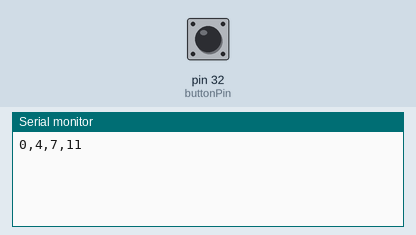
This sketch was run on a simulated Teensy 4. On the bench: the last lines printed to the serial monitor. Inputs (shaded band) come from the test bench; at power-on: pin 32 (buttonPin) LOW.

Above: at 1.2 s.
1.3 s: pin 32 (buttonPin) pulled HIGH for 0.15 s
At 2.2 s:
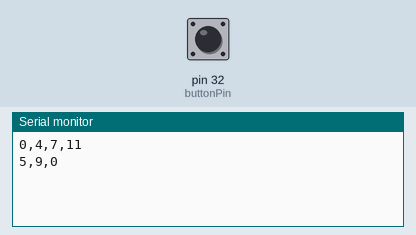
2.9 s: pin 32 (buttonPin) pulled HIGH for 1 s
At 3.5 s:
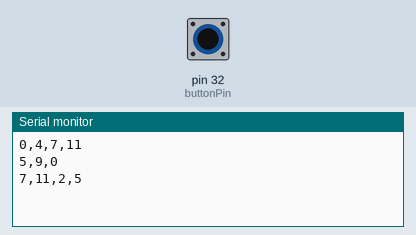

The sketch:

sketch_nov08a.ino
```cpp
#include <MIDI.h>
#include "BetterButton.h"
#include "Arduino.h"
#include "Chord.h"

unsigned long lastStepTime = 0;
int tempo = 1000;
int chordCounter = 0;
int buttonPin = 32;
BetterButton btn1(buttonPin, 1);

Chord C("Maj", "C", "7");
Chord x("Maj", "F");
Chord y("Maj", "G", "b7");
String temp = "";

Chord chordList[] = {C, x, y};


void setup() {
  Serial.begin(9600);
  pinMode(buttonPin, INPUT);
  btn1.pressHandler(onPress);
  btn1.releaseHandler(onRelease);
  int counter = 0;
  for (int i = 0; i < chordList[chordCounter].NUMNOTES; i++) {

    temp = String(chordList[chordCounter].noteArray[i]);
    Serial.print(temp);
    temp = "";
    if (counter < chordList[chordCounter].NUMNOTES - 1) {
      Serial.print(",");
      counter++;
    }
  }
  Serial.println();

}


void loop() {
  btn1.process();
  playChords(chordCounter);

  //  Serial.println("hi");
  //  for (int i = 0; i < 4; i++) {
  //    temp = String(C.noteArray[i]);
  //    Serial.print(temp);
  //    Serial.print(",");
  //    temp = "";
  //  }
  //  Serial.println();


}

void playChords(int j) {
  if (millis() > lastStepTime + tempo) {
    for (int i = 0; i < chordList[j].NUMNOTES; i++) {
      usbMIDI.sendNoteOff(chordList[j].noteArray[i] + 48, 0, 1);
    }

    for (int i = 0; i < chordList[j].NUMNOTES; i++) {
      usbMIDI.sendNoteOn(chordList[j].noteArray[i] + 48, 127, 1);


    }
    lastStepTime = millis();
  }
}


void onPress(int buttonNum) {
 int counter=0;
  //  Serial.println(chordCounter);

  if (chordCounter + 1 > 2)
    chordCounter = 0;
  else chordCounter++;

  for (int i = 0; i < chordList[chordCounter].NUMNOTES; i++) {

    temp = String(chordList[chordCounter].noteArray[i]);
    Serial.print(temp);
    temp = "";
    if (counter < chordList[chordCounter].NUMNOTES - 1) {
      Serial.print(",");
      counter++;
    }
  }
  Serial.println();

}

void onRelease(int buttonNum) {
  //  Serial.println(" off");
}
```

BetterButton.cpp
```cpp
#include "Arduino.h"
#include "BetterButton.h"

BetterButton::BetterButton(int _buttonPin, int _buttonNum)
{
  buttonPin = _buttonPin;
  buttonNum = _buttonNum;
  buttonState = 0;
  lastButtonState = 0;

  pinMode(buttonPin, INPUT);

  lastCheck = 0;
  checkInt = 100;
}

void BetterButton::process()
{
  if (millis() < lastCheck + checkInt) return;

  lastCheck = millis();

  lastButtonState = buttonState;
  buttonState = digitalRead(buttonPin);

  if (lastButtonState == LOW && buttonState == HIGH) {
    pressCallback(buttonNum);
  }
  if (lastButtonState == HIGH && buttonState == LOW) {
    releaseCallback(buttonNum);
  }
}

int BetterButton::returner(){
  return 22;
}

void BetterButton::pressHandler(void (*f)(int))    //button down
{
  pressCallback = *f;
}

void BetterButton::releaseHandler(void (*f)(int))  //button release
{
  releaseCallback = *f;
}
```

BetterButton.h
```cpp
#ifndef Buttons_h
#define Buttons_h

#include "Arduino.h"

class BetterButton
{
  public:
    BetterButton(int _buttonPin, int _buttonNum);
    int returner();
    void process();
    void pressHandler(void (*f)(int));
    void releaseHandler(void (*f)(int));
    void (*pressCallback)(int);
    void (*releaseCallback)(int);

    int buttonNum;
    int buttonPin;
    bool firstCheck;
    bool buttonState;
    bool lastButtonState;
    unsigned long lastCheck;
    int checkInt;

  private:
};

#endif
```

Chord.cpp
```cpp
#include "Chord.h"

Chord::Chord(String q, String r) {
  NUMNOTES = 3;
  root = r;
  rootNum = note2Num(root);
  String rootLetter = root;
  noteArray = new int[NUMNOTES];
  noteArray[0] = rootNum;
  noteArray[1] = findThird(rootNum, q);
  noteArray[2] = findFifth(rootNum, q);
}


Chord::Chord(String q, String r, String sus) {
  NUMNOTES = 3;
  root = r;
  rootNum = note2Num(root);
  String rootLetter = root;
  suspensions = findNumOfSus(sus);
  NUMNOTES += suspensions;
  noteArray = new int[NUMNOTES];
  noteArray[0] = rootNum;
  noteArray[1] = findThird(rootNum, q);
  noteArray[2] = findFifth(rootNum, q);
  //  Serial.println(noteArray[2]);
  findSusNums(sus);

}


int Chord::note2Num(String note) {
  int noteNum = 0;

  if (note == "C")
    noteNum = 0;
  else if (note == "C#" || note == "Db")
    noteNum = 1;
  else if (note == "D")
    noteNum = 2;
  else if (note == "D#" || note == "Eb")
    noteNum = 3;
  else if (note == "E")
    noteNum = 4;
  else if (note == "F")
    noteNum = 5;
  else if (note == "F#" || note == "Gb")
    noteNum = 6;
  else if (note == "G")
    noteNum = 7;
  else if (note == "G#" || note == "Ab")
    noteNum = 8;
  else if (note == "A")
    noteNum = 9;
  else if (note == "A#" || note == "Bb")
    noteNum = 10;
  else if (note == "B")
    noteNum = 11;
  return noteNum;
}

int Chord::findThird(int root, String q) {
  int mod = 0;
  if (q.equals("Maj")) {
    mod = 0;
  } else if (q.equals("min")) {
    mod = -1;
  } else if (q.equals("dim")) {
    mod = -1;
  }

  if (rootNum + 4 > 11 + mod) {
    return rootNum - 8 - mod;
  } else
    return rootNum + 4 + mod;
}

int Chord::findFifth(int root, String q) {
  int mod = 0;
  if (q.equals("Maj")) {
    mod = 0;
  } else if (q.equals("min")) {
    mod = 0;
  } else if (q.equals("dim")) {
    mod = -1;
  }

  if (rootNum + 7 +mod> 11) {
    return rootNum - 5 - mod;
  } else
    return rootNum + 7 + mod;
}


int Chord::findNumOfSus(String s) {
  int counter = 0;
  for (int i = 0; i < s.length(); i++) {
    if (s.charAt(i) == ',') {
      counter++;
    }
  }
  return counter + 1;
}

int Chord::getNoteInArray(int i) {
  return noteArray[i];
}

void Chord::findSusNums(String s) {
  int mod;
  String temp = "";
  int tempNum;
  int susCounter = 3;
  String susArray[suspensions];
  int arrayCounter = 0;


  //MAKES ARRAY OF SUSPENSIONS
  for (int i = 0; i < s.length() + 1; i++) {

    if (s.charAt(i) != ',') {

      temp += s.charAt(i);

    }
    else if (s.charAt(i) == ',') {

      susArray[arrayCounter] = temp;
      arrayCounter++;
      temp = "";
    }

  }
  susArray[arrayCounter] = temp;


  for (int i = 0; i < suspensions; i++) {
    tempNum = 0;
    temp = "";
    int startPoint;
    if (susArray[i].charAt(0) == 'b' || susArray[i].charAt(0) == '#')

      startPoint = 1;
    else
      startPoint = 0;

    for (int k = startPoint; k < susArray[i].length(); k++) {
      temp += susArray[i].charAt(k);
      tempNum = temp.toInt();
    }

    if (susArray[i].charAt(0) == 'b'){
      mod = -1;
//      Serial.println("is flat");
    }

    else if (susArray[i].charAt(0) == '#'){
      mod = 1;
      Serial.println("is sharp");
    }
    else
      mod = 0;

    if (tempNum == 7) {
      if (mod + rootNum + 11 > 11) {
        tempNum = rootNum - 1 + mod;
      } else
        tempNum = rootNum + 11 - mod;
    } else if (tempNum == 9) {
      if (rootNum + 2 + mod > 11) {
        tempNum = rootNum - 10 + mod;
      } else
        tempNum = rootNum + 2 - mod;
    } else if (tempNum == 11) {
      if (rootNum + 5 + mod > 11) {
        tempNum = rootNum - 7 + mod;
      } else
        tempNum = rootNum + 5 - mod;
    } else if (tempNum == 13) {
      if (rootNum + 9 + mod > 11) {
        tempNum = rootNum - 3 - mod;
      } else {
        tempNum = rootNum + 9 + mod;
      }

    }
    noteArray[susCounter] = tempNum;
    susCounter++;
  }

}

void Chord::printNoteArray() {
  for (int i = 0; i < NUMNOTES; i++)
    Serial.println(noteArray[i]);
}
```

Chord.h
```cpp
//
// Created by Quin Scacheri on 11/2/17.
//

#ifndef CHORD_H
#define CHORD_H
using namespace std;
#include "Arduino.h"
class Chord {
public:
  String root;
  int rootNum;
  int *noteArray;
  int NUMNOTES = 3;
  char sharp = '#';
  int suspensions;

  Chord(String q, String r);
  Chord(String q, String r, String sus);
  int note2Num(String note);

  int* getNoteNums();

  int* getNoteArray();

  void printNoteArray();

  int getNoteInArray(int i);

  int findThird(int root,String q);

  int findFifth(int root, String q);

  void getNumNotes();

  static int getNumNotesInt();

  String toString();

  int findNumOfSus(String s);

  void findSusNums(String s);

  String rootLetter;


};

#endif //CHORD_H
```

Measured:
- after the input at 1.3 s, the serial monitor: prints a new line at once (image 1)
- after the input at 2.9 s, the serial monitor: prints a new line at once (image 2)
